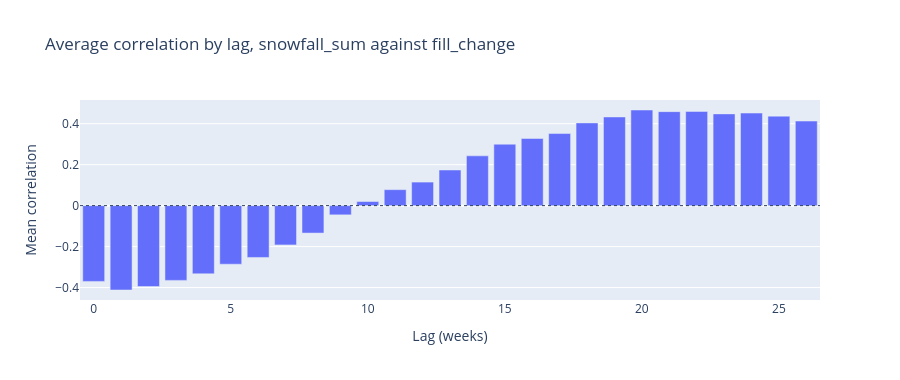

The code cell stored with this chart in its notebook:
### Code cell
# The same weather variable against the level and against the change.
for column in ["fill_level", "fill_change"]:
    figure, correlation, summary = sliding_correlation(
        weekly, "precipitation_sum", column, lag=0, window=52
    )
    print(f"{column:12s}", summary)

# Which delay fits best, for each of the three weather variables.
for name, column in WEATHER_COLUMNS.items():
    figure, table = correlation_by_lag(weekly, column, "fill_change")
    best = table["mean correlation"].abs().idxmax()
    print(f"{name:14s} strongest at lag {best:2d} weeks, "
          f"correlation {table.loc[best, 'mean correlation']:+.3f}")

figure.show()

### Figure 1 — Plotly figure (JSON) as saved in the notebook; plotly's stock layout.template omitted (floating-point values rounded to 4 significant figures)
{"data": [{"type": "bar", "x": [0, 1, 2, 3, 4, 5, 6, 7, 8, 9, 10, 11, 12, 13, 14, 15, 16, 17, 18, 19, 20, 21, 22, 23, 24, 25, 26], "y": [-0.37, -0.412, -0.395, -0.365, -0.333, -0.286, -0.253, -0.192, -0.134, -0.045, 0.02, 0.078, 0.115, 0.174, 0.243, 0.3, 0.328, 0.352, 0.404, 0.433, 0.467, 0.459, 0.46, 0.448, 0.452, 0.437, 0.413]}], "layout": {"height": 380, "shapes": [{"line": {"dash": "dot", "width": 1}, "type": "line", "x0": 0, "x1": 1, "xref": "x domain", "y0": 0, "y1": 0, "yref": "y"}], "title": {"text": "Average correlation by lag, snowfall_sum against fill_change"}, "xaxis": {"title": {"text": "Lag (weeks)"}}, "yaxis": {"title": {"text": "Mean correlation"}}}}
